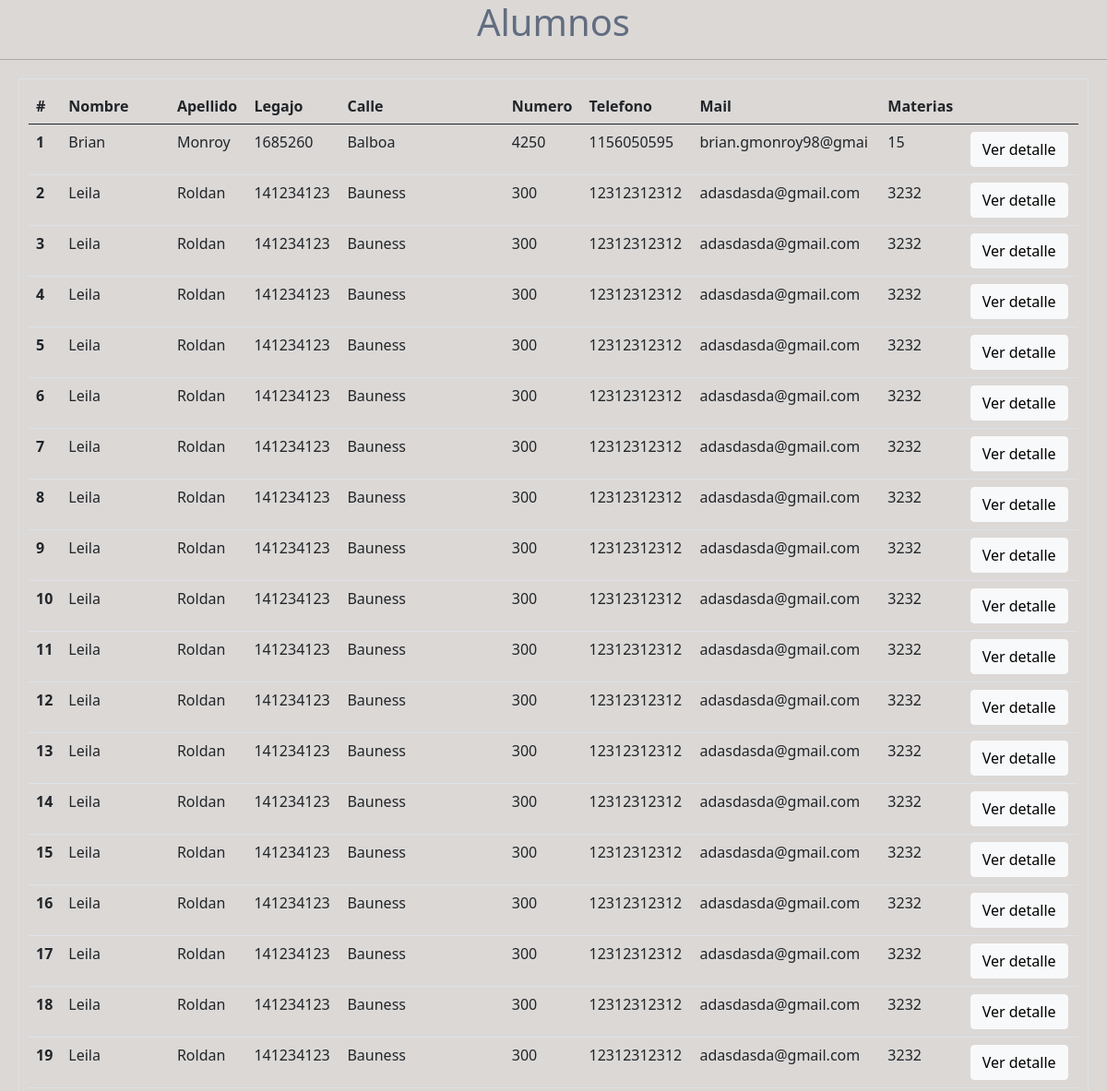
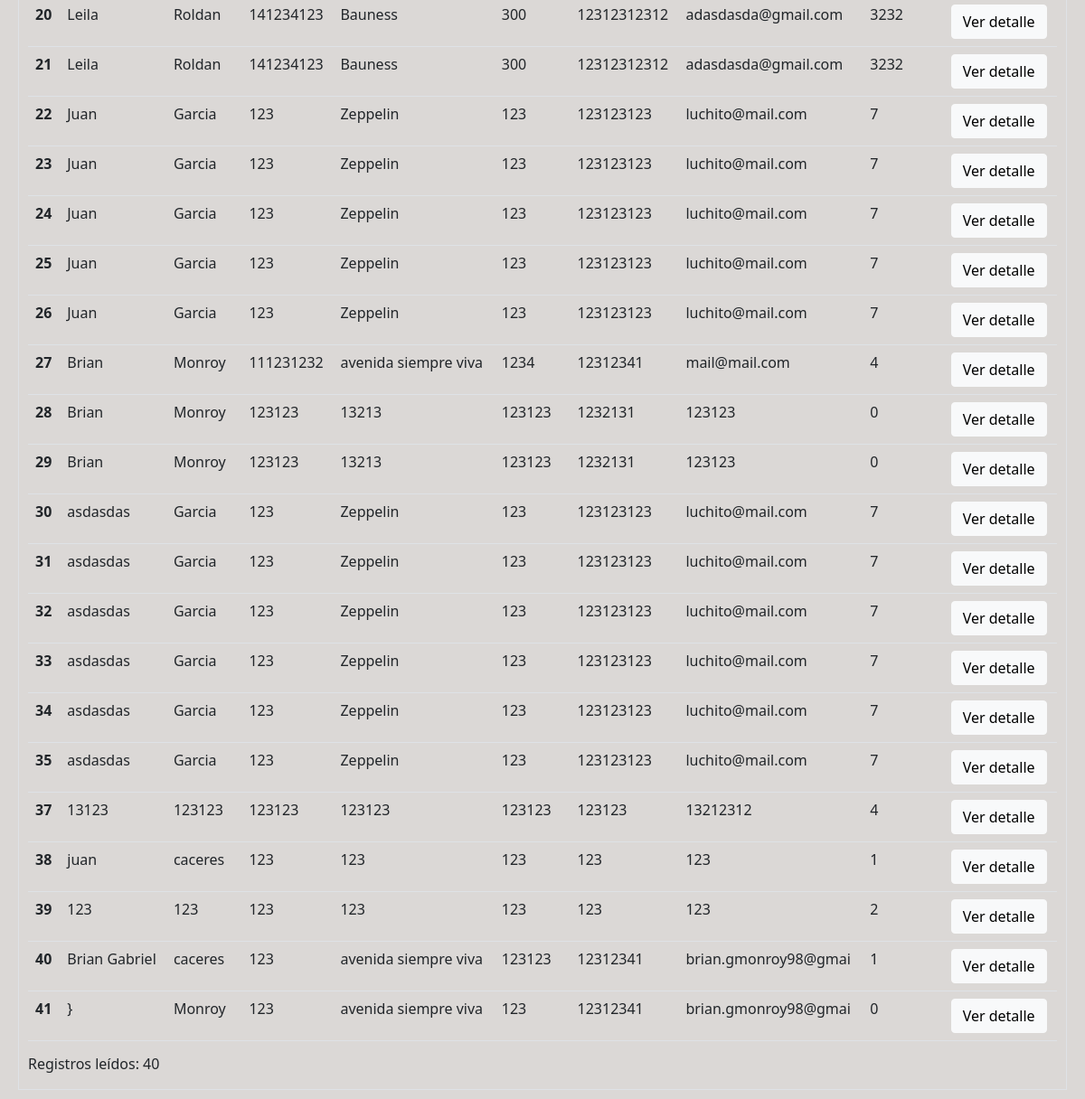
The app's page /vistas/selectAlumnos.php with its own data (2 pictures, top to bottom).
### tables this page shows
CREATE TABLE `alumnos` (
  `nombre` varchar(20) NOT NULL,
  `apellido` varchar(20) NOT NULL,
  `legajo` int(10) NOT NULL,
  `calle` varchar(20) NOT NULL,
  `numero` int(5) NOT NULL,
  `telefono` varchar(20) NOT NULL,
  `mail` varchar(20) NOT NULL,
  `materias` int(2) NOT NULL,
  `id_alumno` int(11) NOT NULL
);

### WEB/vistas/selectAlumnos.php (the view, shortened to what this page needs)
<html>
    <head>
        <link href="https://cdn.jsdelivr.net/npm/bootstrap@5.0.0-beta2/dist/css/bootstrap.min.css" rel="stylesheet">
        <link href="../css/estilos.css" rel="stylesheet">
    </head>
<body class="fondo">
<?php
include '../bd/conect.php';
$SQL = "SELECT * FROM alumnos";
$CONT=0;
if(!$respuesta=$con->query($SQL)){
    echo $con->error;
}
    echo '<h1 class="display-20">';
    echo '<div align="center" style="color:#626D80">Alumnos</div>';
    echo '</h1>';
    echo '<hr>';
    echo '<div class="border">';
    echo '<table class="table">
    <thead>
      <tr>
        <th scope="col">#</th>
        <th scope="col">Nombre</th>
        <th scope="col">Apellido</th>
        <th scope="col">Legajo</th>
        <th scope="col">Calle</th>
        <th scope="col">Numero</th>
        <th scope="col">Telefono</th>
        <th scope="col">Mail</th>
        <th scope="col">Materias</th>
        <th scope="col"></th>
      </tr>
    </thead>';
        echo '<tbody>';
    while($fila =$respuesta->fetch_assoc()){
        $CONT++;
        echo '<tr>';
        echo '<th scope="row">'.$fila['id_alumno'].'</th>';
        echo '<td>'.$fila['nombre'].'</td>';
        echo '<td>'.$fila['apellido'].'</td>';
        echo '<td>'.$fila['legajo'].'</td>';
        echo '<td>'.$fila['calle'].'</td>';
        echo '<td>'.$fila['numero'].'</td>';
        echo '<td>'.$fila['telefono'].'</td>';
        echo '<td>'.$fila['mail'].'</td>';
        echo '<td>'.$fila['materias'].'</td>';
        echo '<td> <button type="button" class="btn btn-light" onClick=detalleAlumno('.$fila['id_alumno'].')>Ver detalle</button> </td>';
        echo '</tr>';
    }
        echo '</tbody>';
    echo '</table>';
    echo '<h6 class="display-20"> Registros leídos: '.$CONT;
    echo '</div>';
?>
</body>
</html>

### WEB/css/estilos.css (style rules this page uses)
.border { margin:20; padding:10; }
body { background-color:#FFFFFF; }
.fondo { background-color:#DBD8D6; }
hr { margin-top: 1rem; margin-bottom: 1rem; border: 0; border-top: 1px solid rgba(0, 0, 0, 0.1); }

### records on screen
alumnos: id_alumno "1", nombre "Brian", apellido "Monroy", legajo "1685260", calle "Balboa", numero "4250", telefono "1156050595", mail "brian.gmonroy98@gmai", materias "15"
alumnos: id_alumno "2", nombre "Leila", apellido "Roldan", legajo "141234123", calle "Bauness", numero "300", telefono "12312312312", mail "adasdasda@gmail.com", materias "3232"
alumnos: id_alumno "3", nombre "Leila", apellido "Roldan", legajo "141234123", calle "Bauness", numero "300", telefono "12312312312", mail "adasdasda@gmail.com", materias "3232"
alumnos: id_alumno "4", nombre "Leila", apellido "Roldan", legajo "141234123", calle "Bauness", numero "300", telefono "12312312312", mail "adasdasda@gmail.com", materias "3232"
alumnos: id_alumno "5", nombre "Leila", apellido "Roldan", legajo "141234123", calle "Bauness", numero "300", telefono "12312312312", mail "adasdasda@gmail.com", materias "3232"
alumnos: id_alumno "6", nombre "Leila", apellido "Roldan", legajo "141234123", calle "Bauness", numero "300", telefono "12312312312", mail "adasdasda@gmail.com", materias "3232"
alumnos: id_alumno "7", nombre "Leila", apellido "Roldan", legajo "141234123", calle "Bauness", numero "300", telefono "12312312312", mail "adasdasda@gmail.com", materias "3232"
alumnos: id_alumno "8", nombre "Leila", apellido "Roldan", legajo "141234123", calle "Bauness", numero "300", telefono "12312312312", mail "adasdasda@gmail.com", materias "3232"
alumnos: id_alumno "9", nombre "Leila", apellido "Roldan", legajo "141234123", calle "Bauness", numero "300", telefono "12312312312", mail "adasdasda@gmail.com", materias "3232"
alumnos: id_alumno "10", nombre "Leila", apellido "Roldan", legajo "141234123", calle "Bauness", numero "300", telefono "12312312312", mail "adasdasda@gmail.com", materias "3232"
alumnos: id_alumno "11", nombre "Leila", apellido "Roldan", legajo "141234123", calle "Bauness", numero "300", telefono "12312312312", mail "adasdasda@gmail.com", materias "3232"
alumnos: id_alumno "12", nombre "Leila", apellido "Roldan", legajo "141234123", calle "Bauness", numero "300", telefono "12312312312", mail "adasdasda@gmail.com", materias "3232"
alumnos: id_alumno "13", nombre "Leila", apellido "Roldan", legajo "141234123", calle "Bauness", numero "300", telefono "12312312312", mail "adasdasda@gmail.com", materias "3232"
alumnos: id_alumno "14", nombre "Leila", apellido "Roldan", legajo "141234123", calle "Bauness", numero "300", telefono "12312312312", mail "adasdasda@gmail.com", materias "3232"
alumnos: id_alumno "15", nombre "Leila", apellido "Roldan", legajo "141234123", calle "Bauness", numero "300", telefono "12312312312", mail "adasdasda@gmail.com", materias "3232"
alumnos: id_alumno "16", nombre "Leila", apellido "Roldan", legajo "141234123", calle "Bauness", numero "300", telefono "12312312312", mail "adasdasda@gmail.com", materias "3232"
alumnos: id_alumno "17", nombre "Leila", apellido "Roldan", legajo "141234123", calle "Bauness", numero "300", telefono "12312312312", mail "adasdasda@gmail.com", materias "3232"
alumnos: id_alumno "18", nombre "Leila", apellido "Roldan", legajo "141234123", calle "Bauness", numero "300", telefono "12312312312", mail "adasdasda@gmail.com", materias "3232"
alumnos: id_alumno "19", nombre "Leila", apellido "Roldan", legajo "141234123", calle "Bauness", numero "300", telefono "12312312312", mail "adasdasda@gmail.com", materias "3232"
alumnos: id_alumno "20", nombre "Leila", apellido "Roldan", legajo "141234123", calle "Bauness", numero "300", telefono "12312312312", mail "adasdasda@gmail.com", materias "3232"
alumnos: id_alumno "21", nombre "Leila", apellido "Roldan", legajo "141234123", calle "Bauness", numero "300", telefono "12312312312", mail "adasdasda@gmail.com", materias "3232"
alumnos: id_alumno "22", nombre "Juan", apellido "Garcia", legajo "123", calle "Zeppelin", numero "123", telefono "123123123", mail "luchito@mail.com", materias "7"
alumnos: id_alumno "23", nombre "Juan", apellido "Garcia", legajo "123", calle "Zeppelin", numero "123", telefono "123123123", mail "luchito@mail.com", materias "7"
alumnos: id_alumno "24", nombre "Juan", apellido "Garcia", legajo "123", calle "Zeppelin", numero "123", telefono "123123123", mail "luchito@mail.com", materias "7"
alumnos: id_alumno "25", nombre "Juan", apellido "Garcia", legajo "123", calle "Zeppelin", numero "123", telefono "123123123", mail "luchito@mail.com", materias "7"
alumnos: id_alumno "26", nombre "Juan", apellido "Garcia", legajo "123", calle "Zeppelin", numero "123", telefono "123123123", mail "luchito@mail.com", materias "7"
alumnos: id_alumno "27", nombre "Brian", apellido "Monroy", legajo "111231232", calle "avenida siempre viva", numero "1234", telefono "12312341", mail "mail@mail.com", materias "4"
alumnos: id_alumno "28", nombre "Brian", apellido "Monroy", legajo "123123", calle "13213", numero "123123", telefono "1232131", mail "123123", materias "0"
alumnos: id_alumno "29", nombre "Brian", apellido "Monroy", legajo "123123", calle "13213", numero "123123", telefono "1232131", mail "123123", materias "0"
alumnos: id_alumno "30", nombre "asdasdas", apellido "Garcia", legajo "123", calle "Zeppelin", numero "123", telefono "123123123", mail "luchito@mail.com", materias "7"
alumnos: id_alumno "31", nombre "asdasdas", apellido "Garcia", legajo "123", calle "Zeppelin", numero "123", telefono "123123123", mail "luchito@mail.com", materias "7"
alumnos: id_alumno "32", nombre "asdasdas", apellido "Garcia", legajo "123", calle "Zeppelin", numero "123", telefono "123123123", mail "luchito@mail.com", materias "7"
alumnos: id_alumno "33", nombre "asdasdas", apellido "Garcia", legajo "123", calle "Zeppelin", numero "123", telefono "123123123", mail "luchito@mail.com", materias "7"
alumnos: id_alumno "34", nombre "asdasdas", apellido "Garcia", legajo "123", calle "Zeppelin", numero "123", telefono "123123123", mail "luchito@mail.com", materias "7"
alumnos: id_alumno "35", nombre "asdasdas", apellido "Garcia", legajo "123", calle "Zeppelin", numero "123", telefono "123123123", mail "luchito@mail.com", materias "7"
alumnos: id_alumno "37", nombre "13123", apellido "123123", legajo "123123", calle "123123", numero "123123", telefono "123123", mail "13212312", materias "4"
alumnos: id_alumno "38", nombre "juan", apellido "caceres", legajo "123", calle "123", numero "123", telefono "123", mail "123", materias "1"
alumnos: id_alumno "39", nombre "123", apellido "123", legajo "123", calle "123", numero "123", telefono "123", mail "123", materias "2"
alumnos: id_alumno "40", nombre "Brian Gabriel", apellido "caceres", legajo "123", calle "avenida siempre viva", numero "123123", telefono "12312341", mail "brian.gmonroy98@gmai", materias "1"
alumnos: id_alumno "41", nombre "}", apellido "Monroy", legajo "123", calle "avenida siempre viva", numero "123", telefono "12312341", mail "brian.gmonroy98@gmai", materias "0"

### other values on screen
$CONT "40"
